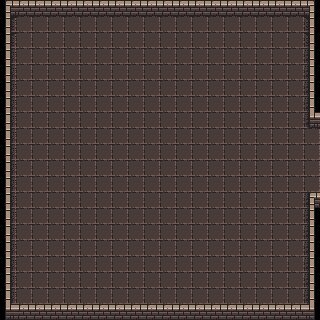

A level layout from a 2D game, rendered from its tile map. Below: a short description, then the map file with its tile-grid data intact:
An orthogonal 20x20 tile map with 16x16 px tiles, 3 tile layers (floor, walls, demi_walls), 2 tilesets and 1 object (spawn).

<map version="1.10" tiledversion="1.11.2" orientation="orthogonal" renderorder="right-down" width="20" height="20" tilewidth="16" tileheight="16" infinite="0" nextlayerid="6" nextobjectid="3">
 <tileset firstgid="1" source="../atlas_walls_low-16x16.tsx" />
 <tileset firstgid="49" source="../atlas_floor-16x16.tsx" />
 <layer id="3" name="floor" width="20" height="20">
  <data encoding="csv">
0,0,0,0,0,0,0,0,0,0,0,0,0,0,0,0,0,0,0,0,
67,49,49,49,49,49,49,49,49,49,49,49,49,49,49,49,49,49,49,68,
67,49,49,49,49,49,49,49,49,49,49,49,49,49,49,49,49,49,49,68,
74,49,49,49,49,49,49,49,49,49,49,49,49,49,49,49,49,49,49,75,
74,49,49,49,49,49,49,49,49,49,49,49,49,49,49,49,49,49,49,75,
74,49,49,49,49,49,49,49,49,49,49,49,49,49,49,49,49,49,49,75,
74,49,49,49,49,49,49,49,49,49,49,49,49,49,49,49,49,49,49,75,
74,49,49,49,49,49,49,49,49,49,49,49,49,49,49,49,49,49,49,75,
74,49,49,49,49,49,49,49,49,49,49,49,49,49,49,49,49,49,49,49,
74,49,49,49,49,49,49,49,49,49,49,49,49,49,49,49,49,49,49,49,
74,49,49,49,49,49,49,49,49,49,49,49,49,49,49,49,49,49,49,49,
74,49,49,49,49,49,49,49,49,49,49,49,49,49,49,49,49,49,49,49,
74,49,49,49,49,49,49,49,49,49,49,49,49,49,49,49,49,49,49,75,
74,49,49,49,49,49,49,49,49,49,49,49,49,49,49,49,49,49,49,75,
74,49,49,49,49,49,49,49,49,49,49,49,49,49,49,49,49,49,49,75,
74,49,49,49,49,49,49,49,49,49,49,49,49,49,49,49,49,49,49,75,
74,49,49,49,49,49,49,49,49,49,49,49,49,49,49,49,49,49,49,75,
74,49,49,49,49,49,49,49,49,49,49,49,49,49,49,49,49,49,49,75,
74,49,49,49,49,49,49,49,49,49,49,49,49,49,49,49,49,49,49,75,
0,0,0,0,0,0,0,0,0,0,0,0,0,0,0,0,0,0,0,0
</data>
 </layer>
 <layer id="1" name="walls" width="20" height="20">
  <data encoding="csv">
2,39,39,39,39,39,39,39,39,39,39,39,39,39,39,39,39,39,39,4,
0,0,0,0,0,0,0,0,0,0,0,0,0,0,0,0,0,0,0,0,
0,0,0,0,0,0,0,0,0,0,0,0,0,0,0,0,0,0,0,0,
0,0,0,0,0,0,0,0,0,0,0,0,0,0,0,0,0,0,0,0,
0,0,0,0,0,0,0,0,0,0,0,0,0,0,0,0,0,0,0,0,
0,0,0,0,0,0,0,0,0,0,0,0,0,0,0,0,0,0,0,0,
0,0,0,0,0,0,0,0,0,0,0,0,0,0,0,0,0,0,0,0,
0,0,0,0,0,0,0,0,0,0,0,0,0,0,0,0,0,0,0,0,
0,0,0,0,0,0,0,0,0,0,0,0,0,0,0,0,0,0,0,0,
0,0,0,0,0,0,0,0,0,0,0,0,0,0,0,0,0,0,0,0,
0,0,0,0,0,0,0,0,0,0,0,0,0,0,0,0,0,0,0,0,
0,0,0,0,0,0,0,0,0,0,0,0,0,0,0,0,0,0,0,0,
0,0,0,0,0,0,0,0,0,0,0,0,0,0,0,0,0,0,0,0,
0,0,0,0,0,0,0,0,0,0,0,0,0,0,0,0,0,0,0,0,
0,0,0,0,0,0,0,0,0,0,0,0,0,0,0,0,0,0,0,0,
0,0,0,0,0,0,0,0,0,0,0,0,0,0,0,0,0,0,0,0,
0,0,0,0,0,0,0,0,0,0,0,0,0,0,0,0,0,0,0,0,
0,0,0,0,0,0,0,0,0,0,0,0,0,0,0,0,0,0,0,0,
0,0,0,0,0,0,0,0,0,0,0,0,0,0,0,0,0,0,0,0,
26,39,39,39,39,39,39,39,39,39,39,39,39,39,39,39,39,39,39,28
</data>
 </layer>
 <layer id="2" name="demi_walls" width="20" height="20">
  <data encoding="csv">
0,0,0,0,0,0,0,0,0,0,0,0,0,0,0,0,0,0,0,0,
13,0,0,0,0,0,0,0,0,0,0,0,0,0,0,0,0,0,0,13,
13,0,0,0,0,0,0,0,0,0,0,0,0,0,0,0,0,0,0,13,
13,0,0,0,0,0,0,0,0,0,0,0,0,0,0,0,0,0,0,13,
13,0,0,0,0,0,0,0,0,0,0,0,0,0,0,0,0,0,0,13,
13,0,0,0,0,0,0,0,0,0,0,0,0,0,0,0,0,0,0,13,
13,0,0,0,0,0,0,0,0,0,0,0,0,0,0,0,0,0,0,13,
13,0,0,0,0,0,0,0,0,0,0,0,0,0,0,0,0,0,0,26,
13,0,0,0,0,0,0,0,0,0,0,0,0,0,0,0,0,0,0,0,
13,0,0,0,0,0,0,0,0,0,0,0,0,0,0,0,0,0,0,0,
13,0,0,0,0,0,0,0,0,0,0,0,0,0,0,0,0,0,0,0,
13,0,0,0,0,0,0,0,0,0,0,0,0,0,0,0,0,0,0,0,
13,0,0,0,0,0,0,0,0,0,0,0,0,0,0,0,0,0,0,2,
13,0,0,0,0,0,0,0,0,0,0,0,0,0,0,0,0,0,0,13,
13,0,0,0,0,0,0,0,0,0,0,0,0,0,0,0,0,0,0,13,
13,0,0,0,0,0,0,0,0,0,0,0,0,0,0,0,0,0,0,13,
13,0,0,0,0,0,0,0,0,0,0,0,0,0,0,0,0,0,0,13,
13,0,0,0,0,0,0,0,0,0,0,0,0,0,0,0,0,0,0,13,
13,0,0,0,0,0,0,0,0,0,0,0,0,0,0,0,0,0,0,13,
0,0,0,0,0,0,0,0,0,0,0,0,0,0,0,0,0,0,0,0
</data>
 </layer>
 <objectgroup id="4" name="collisions" />
 <objectgroup id="5" name="entities">
  <object id="2" name="spawn" x="168.205" y="160.854">
   <properties>
    <property name="type" value="player" />
   </properties>
   <point />
  </object>
 </objectgroup>
</map>
